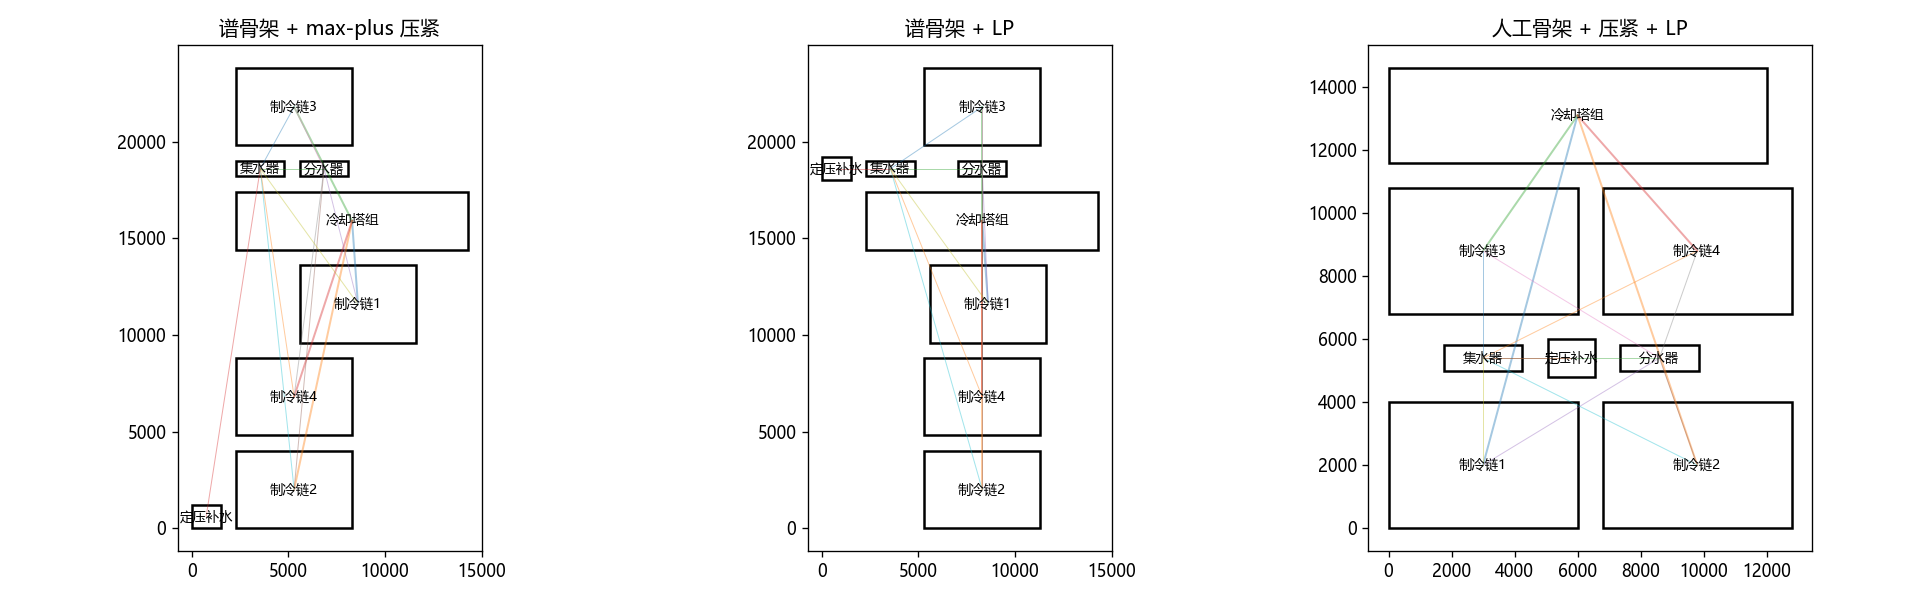

This chart was generated by the following Python code:
"""解析摆放示例：谱排序 → max-plus 压紧 → 线性规划微调。

对应《解析求解-可行性与矩阵形式.md》。玩具算例，只摆设备块，不布管。
坐标单位 mm，设备只取 0° 朝向。
"""
import sys

import numpy as np
from scipy.optimize import linprog

sys.stdout.reconfigure(encoding="utf-8")
NEG = -np.inf

# ---------------------------------------------------------------- 算例
# 块：(名称, 宽 W, 深 H)。制冷链模块 = 冷水主机 + 冷冻泵 + 冷却泵，刚性复制 4 份。
blocks = [
    ("冷却塔组", 12000, 3000),
    ("制冷链1", 6000, 4000),
    ("制冷链2", 6000, 4000),
    ("制冷链3", 6000, 4000),
    ("制冷链4", 6000, 4000),
    ("分水器", 2500, 800),
    ("集水器", 2500, 800),
    ("定压补水", 1500, 1200),
]
# 连接：(i, j, 管道根数)
links = [(0, k, 2) for k in range(1, 5)]            # 冷却塔组 ↔ 各链：供、回
links += [(k, 5, 1) for k in range(1, 5)]           # 各链 → 分水器
links += [(k, 6, 1) for k in range(1, 5)]           # 集水器 → 各链
links += [(5, 6, 1), (7, 6, 1)]                     # 旁通、补水
delta = 800                                          # 设备–设备净距 δ_ee

names = [b[0] for b in blocks]
w = np.array([b[1] for b in blocks], float)
h = np.array([b[2] for b in blocks], float)
n = len(blocks)

# ---------------------------------------------------------------- 1. 谱排序
# 拉普拉斯矩阵 L = D − A；min xᵀLx, s.t. xᵀx=1, x⊥1 的解是第 2 小特征向量。
A = np.zeros((n, n))
for i, j, c in links:
    A[i, j] += c
    A[j, i] += c
L = np.diag(A.sum(1)) - A
vals, vecs = np.linalg.eigh(L)
print("拉普拉斯特征值:", np.round(vals, 3))

# 取第 2、3 个特征向量作为相对位置骨架，缩放到总设备面积的量级
S = np.sqrt((w * h).sum()) * 1.5
u = vecs[:, 1]
v = vecs[:, 2]
ux = S * (u - u.min()) / (np.ptp(u) or 1)
vy = S * (v - v.min()) / (np.ptp(v) or 1)

# ---------------------------------------------------------------- 2. 离散骨架：每对设备选一个方向分开
def skeleton_from_coords(px, py, use_size=True):
    """连续坐标：横、纵分离量取较大者；网格坐标：同行左右分、不同行上下分。坐标相同时按编号定先后。"""
    He = np.full((n, n), NEG)   # He[i,j] = w_i + δ 表示 i 在 j 左侧
    Ve = np.full((n, n), NEG)   # Ve[i,j] = h_i + δ 表示 i 在 j 下方
    for i in range(n):
        for j in range(i + 1, n):
            sx = abs(px[j] - px[i]) - (use_size and (w[i] + w[j]) / 2)
            sy = abs(py[j] - py[i]) - (use_size and (h[i] + h[j]) / 2)
            horizontal = sx >= sy if use_size else py[i] == py[j]   # 网格骨架：同一行才左右分开
            if horizontal:
                a, b = (i, j) if (px[i], i) <= (px[j], j) else (j, i)
                He[a, b] = w[a] + delta
            else:
                a, b = (i, j) if (py[i], i) <= (py[j], j) else (j, i)
                Ve[a, b] = h[a] + delta
    return He, Ve


H_edge, V_edge = skeleton_from_coords(ux, vy)


# ---------------------------------------------------------------- 3. max-plus 压紧（解析）
def maxplus_mul(P, Q):
    return np.max(P[:, :, None] + Q[None, :, :], axis=1)


def kleene_star(M):
    """A* = I ⊕ A ⊕ A² ⊕ …，用反复平方计算。I 为对角 0、其余 −∞。"""
    m = M.shape[0]
    R = np.full((m, m), NEG)
    np.fill_diagonal(R, 0.0)
    R = np.maximum(R, M)
    for _ in range(int(np.ceil(np.log2(max(m, 2)))) + 1):
        R = np.maximum(R, maxplus_mul(R, R))
    return R


def longest_path_dp(M):
    """对照：按拓扑序动态规划求最长路。"""
    m = M.shape[0]
    indeg = (M > NEG).sum(0)
    order, stack = [], [k for k in range(m) if indeg[k] == 0]
    indeg = indeg.copy()
    while stack:
        k = stack.pop()
        order.append(k)
        for j in np.where(M[k] > NEG)[0]:
            indeg[j] -= 1
            if indeg[j] == 0:
                stack.append(j)
    assert len(order) == m, "约束图有环"
    x = np.zeros(m)
    for k in order:
        for j in np.where(M[k] > NEG)[0]:
            x[j] = max(x[j], x[k] + M[k, j])
    return x


x0 = np.zeros(n)
x_mp = np.max(x0[:, None] + kleene_star(H_edge), axis=0)   # x = x0 ⊗ A*
y_mp = np.max(x0[:, None] + kleene_star(V_edge), axis=0)
assert np.allclose(x_mp, longest_path_dp(H_edge))
assert np.allclose(y_mp, longest_path_dp(V_edge))

W_mp = (x_mp + w).max()
H_mp = (y_mp + h).max()


def pipe_len(x, y):
    """中心间曼哈顿距离 × 管道根数，仅作管长估计。"""
    cx, cy = x + w / 2, y + h / 2
    return sum(c * (abs(cx[i] - cx[j]) + abs(cy[i] - cy[j])) for i, j, c in links)


def check(x, y):
    for i in range(n):
        for j in range(i + 1, n):
            gap_x = max(x[j] - (x[i] + w[i]), x[i] - (x[j] + w[j]))
            gap_y = max(y[j] - (y[i] + h[i]), y[i] - (y[j] + h[j]))
            assert max(gap_x, gap_y) >= delta - 1e-6, (names[i], names[j])


check(x_mp, y_mp)
print(f"\n[max-plus 压紧] W={W_mp:.0f}  H={H_mp:.0f}  面积={W_mp*H_mp/1e6:.1f} m²  "
      f"管长估计={pipe_len(x_mp, y_mp)/1000:.1f} m")


# ---------------------------------------------------------------- 4. 固定骨架下的线性规划
# 在 W、H 不超过压紧结果的前提下，最小化管长估计。每个轴独立。
def lp_axis(E, size, bound):
    # 变量：坐标 p_0..p_{n-1}，以及每条连接的 |Δ| 辅助变量 s_k
    m = len(links)
    c = np.concatenate([np.zeros(n), [cnt for _, _, cnt in links]])
    rows, rhs = [], []
    for i in range(n):
        for j in range(n):
            if E[i, j] > NEG:                      # p_i + E_ij − p_j ≤ 0
                r = np.zeros(n + m)
                r[i], r[j] = 1, -1
                rows.append(r)
                rhs.append(-E[i, j])
    for k, (i, j, _) in enumerate(links):          # ±(中心差) − s_k ≤ 0
        for sgn in (1, -1):
            r = np.zeros(n + m)
            r[i], r[j], r[n + k] = sgn, -sgn, -1
            rows.append(r)
            rhs.append(-sgn * (size[i] - size[j]) / 2)
    bounds = [(0, bound - size[i]) for i in range(n)] + [(0, None)] * m
    res = linprog(c, A_ub=np.array(rows), b_ub=np.array(rhs), bounds=bounds, method="highs")
    assert res.status == 0, res.message
    return res.x[:n]


x_lp = lp_axis(H_edge, w, W_mp)
y_lp = lp_axis(V_edge, h, H_mp)
check(x_lp, y_lp)
W_lp, H_lp = (x_lp + w).max(), (y_lp + h).max()
print(f"[骨架固定 + LP]  W={W_lp:.0f}  H={H_lp:.0f}  面积={W_lp*H_lp/1e6:.1f} m²  "
      f"管长估计={pipe_len(x_lp, y_lp)/1000:.1f} m")

# ---------------------------------------------------------------- 5. 对比：同样的解析步骤，换一个骨架
# 人工骨架（网格列、行）：四条链 2×2；集水器、补水、分水器在中间一排；冷却塔组在最上排。
grid = {0: (1, 3), 1: (0, 0), 2: (2, 0), 3: (0, 2), 4: (2, 2),
        5: (2, 1), 6: (0, 1), 7: (1, 1)}
gx = np.array([grid[k][0] for k in range(n)], float)
gy = np.array([grid[k][1] for k in range(n)], float)
He2, Ve2 = skeleton_from_coords(gx, gy, use_size=False)
x2, y2 = longest_path_dp(He2), longest_path_dp(Ve2)
check(x2, y2)
W2, H2 = (x2 + w).max(), (y2 + h).max()
x2, y2 = lp_axis(He2, w, W2), lp_axis(Ve2, h, H2)
check(x2, y2)
print(f"[人工骨架 + 压紧 + LP] W={W2:.0f}  H={H2:.0f}  面积={W2*H2/1e6:.1f} m²  "
      f"管长估计={pipe_len(x2, y2)/1000:.1f} m")

print("\n设备左下角坐标 (mm)：")
for k in range(n):
    print(f"  {names[k]:<6} x={x_lp[k]:>7.0f}  y={y_lp[k]:>7.0f}")

# ---------------------------------------------------------------- 图
try:
    import matplotlib

    matplotlib.use("Agg")
    import matplotlib.pyplot as plt
    from matplotlib.patches import Rectangle

    plt.rcParams["font.sans-serif"] = ["Microsoft YaHei", "SimHei", "DejaVu Sans"]
    fig, axes = plt.subplots(1, 3, figsize=(16, 5))
    for ax, (x, y, title) in zip(axes, [(x_mp, y_mp, "谱骨架 + max-plus 压紧"), (x_lp, y_lp, "谱骨架 + LP"), (x2, y2, "人工骨架 + 压紧 + LP")]):
        for k in range(n):
            ax.add_patch(Rectangle((x[k], y[k]), w[k], h[k], fill=False, lw=1.5))
            ax.text(x[k] + w[k] / 2, y[k] + h[k] / 2, names[k], ha="center", va="center", fontsize=8)
        for i, j, c in links:
            ax.plot([x[i] + w[i] / 2, x[j] + w[j] / 2], [y[i] + h[i] / 2, y[j] + h[j] / 2],
                    lw=0.6 * c, alpha=0.4)
        ax.set_title(title)
        ax.set_aspect("equal")
        ax.autoscale()
    fig.tight_layout()
    fig.savefig("解析摆放示例.png", dpi=120)
    print("\n图已保存：解析摆放示例.png")
except ImportError:
    pass
